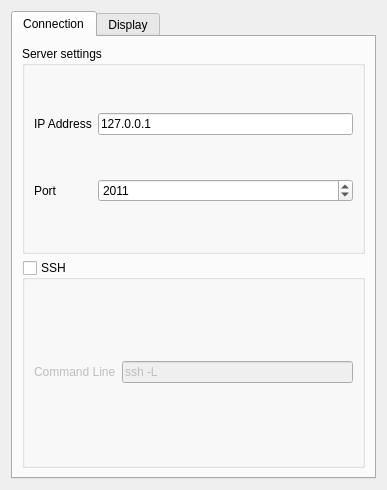
<?xml version="1.0" encoding="UTF-8"?>
<ui version="4.0">
 <class>PreferencesDialog</class>
 <widget class="QDialog" name="PreferencesDialog">
  <property name="geometry">
   <rect>
    <x>0</x>
    <y>0</y>
    <width>387</width>
    <height>490</height>
   </rect>
  </property>
  <property name="sizePolicy">
   <sizepolicy hsizetype="Preferred" vsizetype="Preferred">
    <horstretch>0</horstretch>
    <verstretch>0</verstretch>
   </sizepolicy>
  </property>
  <property name="windowTitle">
   <string>Preferences</string>
  </property>
  <property name="windowIcon">
   <iconset resource="resources.qrc">
    <normaloff>:/images/preferences.png</normaloff>:/images/preferences.png</iconset>
  </property>
  <property name="modal">
   <bool>true</bool>
  </property>
  <layout class="QGridLayout" name="gridLayout_6">
   <item row="0" column="0">
    <widget class="QTabWidget" name="preferencesTab">
     <property name="minimumSize">
      <size>
       <width>250</width>
       <height>0</height>
      </size>
     </property>
     <property name="currentIndex">
      <number>0</number>
     </property>
     <widget class="QWidget" name="connectionTab">
      <attribute name="title">
       <string>Connection</string>
      </attribute>
      <layout class="QGridLayout" name="gridLayout_2">
       <item row="0" column="0">
        <widget class="QGroupBox" name="connectionServerGroupBox">
         <property name="title">
          <string>Server settings</string>
         </property>
         <layout class="QGridLayout" name="gridLayout_4">
          <item row="2" column="1">
           <widget class="QLabel" name="portLabel">
            <property name="text">
             <string>Port</string>
            </property>
           </widget>
          </item>
          <item row="1" column="1">
           <widget class="QLabel" name="ipLabel">
            <property name="text">
             <string>IP Address</string>
            </property>
           </widget>
          </item>
          <item row="1" column="2">
           <widget class="QLineEdit" name="ipEdit">
            <property name="text">
             <string>127.0.0.1</string>
            </property>
           </widget>
          </item>
          <item row="2" column="2">
           <widget class="QSpinBox" name="portEdit">
            <property name="accelerated">
             <bool>true</bool>
            </property>
            <property name="minimum">
             <number>1024</number>
            </property>
            <property name="maximum">
             <number>65535</number>
            </property>
            <property name="value">
             <number>2011</number>
            </property>
           </widget>
          </item>
         </layout>
        </widget>
       </item>
       <item row="1" column="0">
        <widget class="QGroupBox" name="connectionSSHGroupBox">
         <property name="title">
          <string>SSH</string>
         </property>
         <property name="checkable">
          <bool>true</bool>
         </property>
         <property name="checked">
          <bool>false</bool>
         </property>
         <layout class="QGridLayout" name="gridLayout_11">
          <item row="0" column="0">
           <widget class="QLabel" name="commandLabel">
            <property name="text">
             <string>Command Line</string>
            </property>
           </widget>
          </item>
          <item row="0" column="1">
           <widget class="QLineEdit" name="commandEdit">
            <property name="text">
             <string>ssh -L</string>
            </property>
           </widget>
          </item>
         </layout>
        </widget>
       </item>
      </layout>
     </widget>
     <widget class="QWidget" name="displayTab">
      <attribute name="title">
       <string>Display</string>
      </attribute>
      <layout class="QGridLayout" name="gridLayout_5">
       <item row="2" column="0" colspan="2">
        <widget class="QGroupBox" name="displayWidgetsGroupBox">
         <property name="title">
          <string>Widgets</string>
         </property>
         <layout class="QGridLayout" name="gridLayout_9">
          <item row="4" column="0" colspan="2">
           <widget class="QScrollArea" name="dataWidgetsScroll">
            <property name="widgetResizable">
             <bool>true</bool>
            </property>
            <widget class="QWidget" name="scrollAreaWidgetContents">
             <property name="geometry">
              <rect>
               <x>0</x>
               <y>0</y>
               <width>100</width>
               <height>51</height>
              </rect>
             </property>
             <layout class="QGridLayout" name="gridLayout_7">
              <item row="1" column="0">
               <widget class="QGroupBox" name="dataWidgetsGroupBox">
                <property name="enabled">
                 <bool>true</bool>
                </property>
                <property name="sizePolicy">
                 <sizepolicy hsizetype="Preferred" vsizetype="Preferred">
                  <horstretch>0</horstretch>
                  <verstretch>0</verstretch>
                 </sizepolicy>
                </property>
                <property name="maximumSize">
                 <size>
                  <width>16777215</width>
                  <height>16777215</height>
                 </size>
                </property>
                <property name="title">
                 <string>Data widgets</string>
                </property>
                <property name="flat">
                 <bool>false</bool>
                </property>
                <property name="checkable">
                 <bool>false</bool>
                </property>
                <layout class="QGridLayout" name="gridLayout"/>
               </widget>
              </item>
             </layout>
            </widget>
           </widget>
          </item>
          <item row="5" column="0" colspan="2">
           <widget class="QScrollArea" name="interactiveWidgetsScroll">
            <property name="widgetResizable">
             <bool>true</bool>
            </property>
            <widget class="QWidget" name="scrollAreaWidgetContents_2">
             <property name="geometry">
              <rect>
               <x>0</x>
               <y>0</y>
               <width>130</width>
               <height>51</height>
              </rect>
             </property>
             <layout class="QGridLayout" name="gridLayout_8">
              <item row="0" column="0">
               <widget class="QGroupBox" name="interactiveWidgetsGroupBox">
                <property name="title">
                 <string>Interactive widgets</string>
                </property>
                <layout class="QGridLayout" name="gridLayout_3"/>
               </widget>
              </item>
             </layout>
            </widget>
           </widget>
          </item>
          <item row="1" column="1">
           <widget class="QComboBox" name="loadSessionSetupComboBox"/>
          </item>
          <item row="1" column="0">
           <widget class="QLabel" name="loadSessionSetupLabel">
            <property name="text">
             <string>Load a session setup</string>
            </property>
           </widget>
          </item>
         </layout>
        </widget>
       </item>
       <item row="0" column="0" colspan="2">
        <widget class="QGroupBox" name="displayGeneralGroupBox">
         <property name="title">
          <string>General</string>
         </property>
         <layout class="QGridLayout" name="gridLayout_10">
          <item row="0" column="0">
           <widget class="QLabel" name="displayModeLabel">
            <property name="text">
             <string>Display mode</string>
            </property>
           </widget>
          </item>
          <item row="0" column="1">
           <widget class="QComboBox" name="displayModeComboBox"/>
          </item>
          <item row="1" column="0">
           <widget class="QLabel" name="antialiasingLabel">
            <property name="text">
             <string>Enable antialiasing</string>
            </property>
           </widget>
          </item>
          <item row="1" column="1">
           <widget class="QCheckBox" name="antialiasingCheckBox">
            <property name="text">
             <string/>
            </property>
            <property name="checked">
             <bool>true</bool>
            </property>
           </widget>
          </item>
         </layout>
        </widget>
       </item>
      </layout>
     </widget>
    </widget>
   </item>
  </layout>
 </widget>
 <resources>
  <include location="resources.qrc"/>
 </resources>
 <connections/>
</ui>
